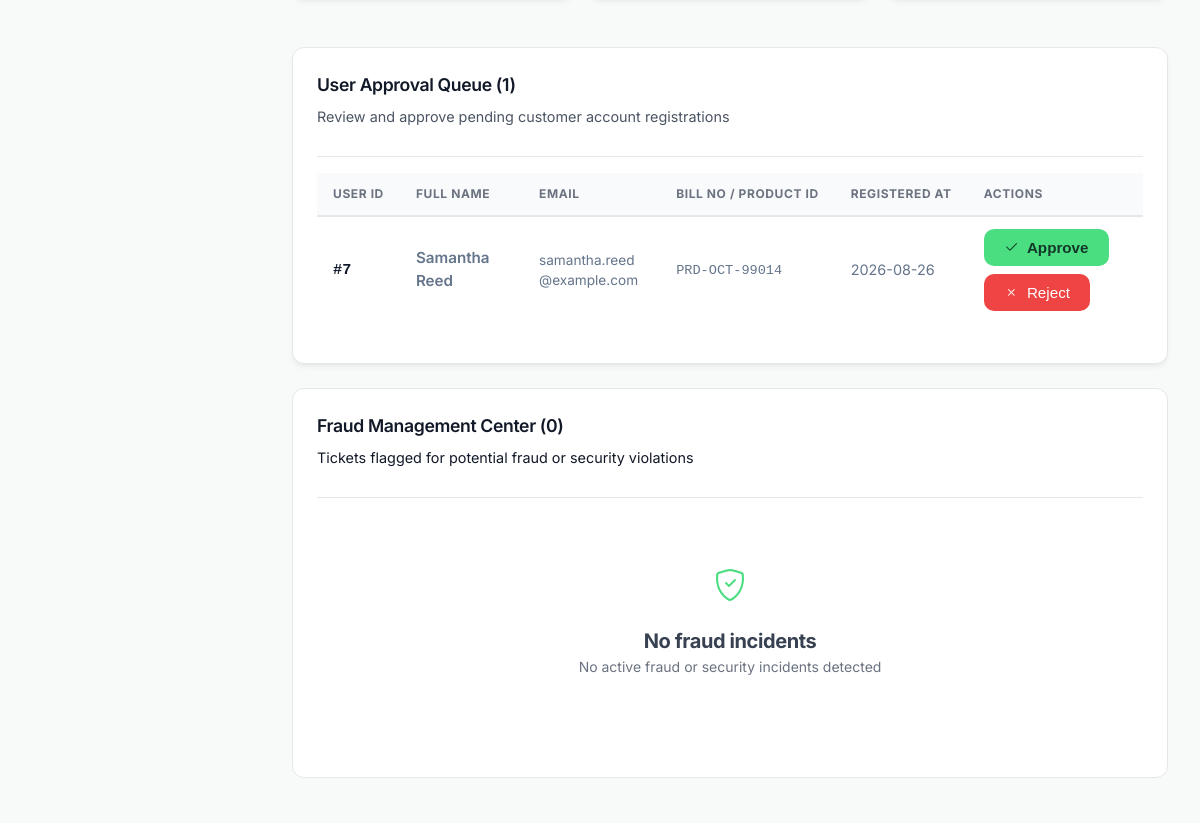
The app's page /admin/dashboard (signed in, middle part), older data.
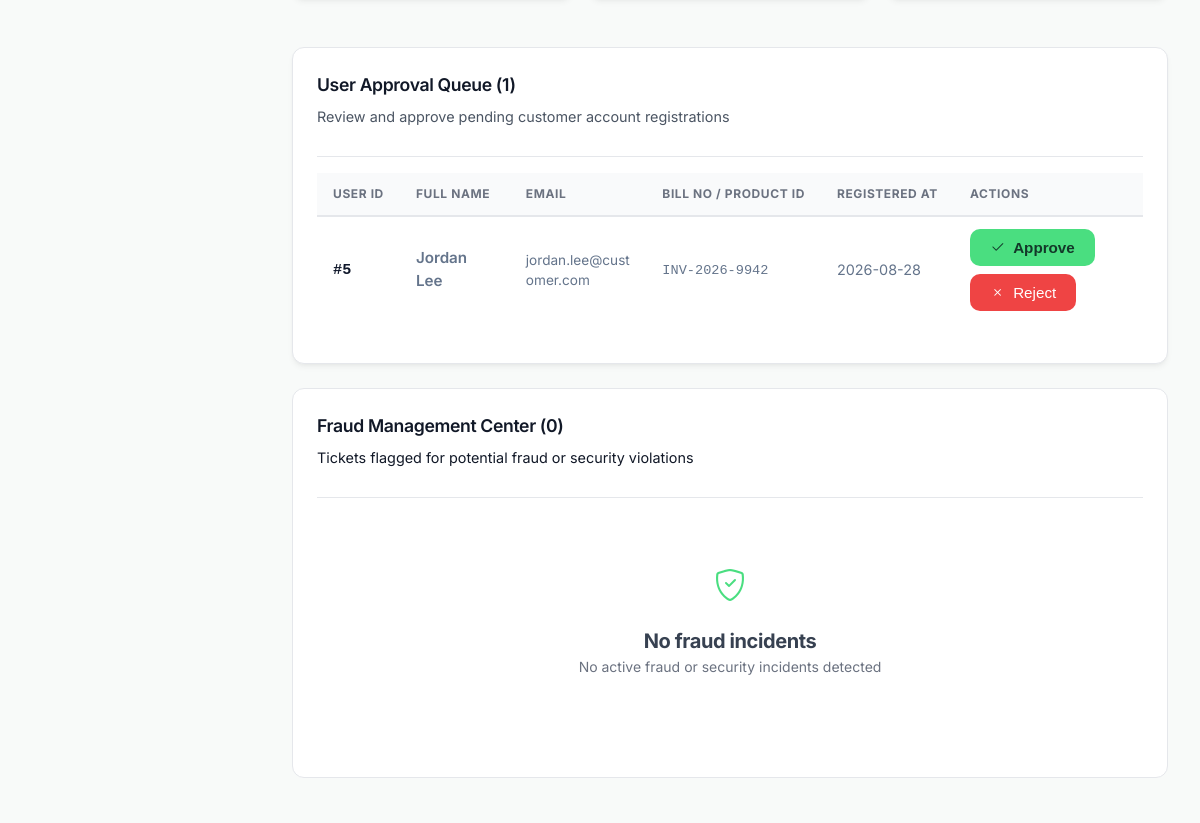
The same page, newer data.
### tables this page shows
CREATE TABLE users (
    user_id INTEGER PRIMARY KEY AUTOINCREMENT,
    full_name TEXT NOT NULL,
    email TEXT UNIQUE NOT NULL,
    password_hash TEXT NOT NULL,
    role TEXT NOT NULL DEFAULT 'customer' CHECK(role IN ('customer', 'agent', 'admin')),
    department TEXT DEFAULT 'None' CHECK(department IN ('Technical', 'Billing', 'Account', 'General Inquiry', 'None')),
    bill_no_product_id TEXT,
    account_status TEXT DEFAULT 'PENDING' CHECK(account_status IN ('PENDING', 'APPROVED', 'REJECTED', 'BANNED')),
    created_at DATETIME DEFAULT CURRENT_TIMESTAMP
);

### app.py (the view)
@app.route('/admin/dashboard')
@admin_required
def admin_dashboard():
    total_tickets = query_db("SELECT COUNT(*) as count FROM tickets", one=True)['count']
    pending_users = query_db("SELECT COUNT(*) as count FROM users WHERE account_status = 'PENDING'", one=True)['count']
    resolved_tickets = query_db("SELECT COUNT(*) as count FROM tickets WHERE status IN ('Resolved', 'Closed')", one=True)['count']
    resolve_rate = round((resolved_tickets / total_tickets * 100), 1) if total_tickets > 0 else 0.0
    avg_res_row = query_db(
        """SELECT AVG((julianday(resolved_at) - julianday(created_at)) * 24) as avg_hrs
           FROM tickets
           WHERE status IN ('Resolved', 'Closed') AND resolved_at IS NOT NULL""",
        one=True
    )
    avg_resolution_hours = round(avg_res_row['avg_hrs'], 1) if avg_res_row and avg_res_row['avg_hrs'] else 18.5
    pending_users_list = query_db(
        "SELECT * FROM users WHERE account_status = 'PENDING' ORDER BY created_at DESC"
    )
    fraud_tickets = query_db(
        """SELECT t.*, u.full_name as customer_name, u.email as customer_email,
                  u.bill_no_product_id, u.account_status as user_status
           FROM tickets t
           JOIN users u ON t.customer_id = u.user_id
           WHERE t.predicted_category = 'Fraud' OR t.assigned_department = 'Admin_Fraud'
           ORDER BY t.created_at DESC"""
    )
    dept_stats = query_db(
        """SELECT assigned_department, COUNT(*) as count
           FROM tickets
           GROUP BY assigned_department"""
    )
    prio_stats = query_db(
        """SELECT predicted_priority, COUNT(*) as count
           FROM tickets
           GROUP BY predicted_priority"""
    )
    sat_stats = query_db(
        """SELECT satisfaction_score, COUNT(*) as count
           FROM tickets
           WHERE satisfaction_score IS NOT NULL
           GROUP BY satisfaction_score
           ORDER BY satisfaction_score ASC"""
    )
    dept_labels = [row['assigned_department'] for row in dept_stats]
    dept_data = [row['count'] for row in dept_stats]
    prio_labels = [row['predicted_priority'] for row in prio_stats]
    prio_data = [row['count'] for row in prio_stats]
    sat_dict = {row['satisfaction_score']: row['count'] for row in sat_stats}
    sat_labels = ['1 Star', '2 Stars', '3 Stars', '4 Stars', '5 Stars']
    sat_data = [sat_dict.get(i, 0) for i in range(1, 6)]
    return render_template(
        'admin_dashboard.html',
        metrics={
            'total_tickets': total_tickets,
            'pending_users': pending_users,
            'resolve_rate': resolve_rate,
            'avg_resolution_hours': avg_resolution_hours
        },
        pending_users=pending_users_list,
        fraud_tickets=fraud_tickets,
        dept_labels=dept_labels,
        dept_data=dept_data,
        prio_labels=prio_labels,
        prio_data=prio_data,
        sat_labels=sat_labels,
        sat_data=sat_data
    )

### app.py (called while the page is built)
def get_current_user():
    if 'user_id' not in session:
        return None
    try:
        user = query_db(
            "SELECT user_id, full_name, email, role, department, bill_no_product_id, account_status FROM users WHERE user_id = ?",
            (session['user_id'],),
            one=True
        )
        return user
    except Exception as e:
        print(f"[Auth Helper Error] {e}")
        return None

@app.before_request
def load_logged_in_user():
    g.user = get_current_user()

def login_required(f):
    @wraps(f)
    def decorated_function(*args, **kwargs):
        if g.user is None:
            flash("Please sign in to access this page.", "warning")
            return redirect(url_for('login'))
        if g.user['account_status'] != 'APPROVED':
            session.clear()
            flash("Your account is not authorized to access this resource.", "danger")
            return redirect(url_for('login'))
        return f(*args, **kwargs)
    return decorated_function

### templates/admin_dashboard.html (shortened to what the changed rows need)
{% extends 'base.html' %}
{% block content %}
<div id="user-verification-card" class="user-verification-card">
    <div class="card-body">
        {% if pending_users|length == 0 %}
            <div style="text-align: center; padding: var(--spacing-3xl) var(--spacing-lg);">
                <i class="bi bi-shield-check" style="font-size: 2rem; color: var(--success); display: block; margin-bottom: var(--spacing-lg);"></i>
                <h4 class="text-secondary">All accounts verified</h4>
                <p class="text-muted">No pending user approvals</p>
            </div>
        {% else %}
            <div class="table-responsive">
                <table class="enterprise-table">
                    <thead>
                        <tr>
                            <th>User ID</th>
                            <th>Full Name</th>
                            <th>Email</th>
                            <th>Bill No / Product ID</th>
                            <th>Registered At</th>
                            <th>Actions</th>
                        </tr>
                    </thead>
                    <tbody>
                        {% for u in pending_users %}
                            <tr>
                                <td class="no-wrap">
                                    <span class="no-wrap cell-ticket-id">#{{ u.user_id }}</span>
                                </td>
                                <td class="cell-customer-name">{{ u.full_name }}</td>
                                <td class="cell-secondary-text">{{ u.email }}</td>
                                <td><span class="no-wrap cell-secondary-text" style="font-family: 'Courier New', monospace;">{{ u.bill_no_product_id or 'None Provided' }}</span></td>
                                <td class="no-wrap cell-secondary-text" style="font-size: 0.9rem;">{{ u.created_at[:10] if u.created_at else '' }}</td>
                                <td>
                                    <div class="user-verification-actions">
                                        <form method="POST" action="{{ url_for('approve_user', user_id=u.user_id) }}">
                                            <button type="submit" class="btn btn-accent btn-sm">
                                                <i class="bi bi-check2"></i> Approve
                                            </button>
                                        </form>
                                        <form method="POST" action="{{ url_for('reject_user', user_id=u.user_id) }}">
                                            <button type="submit" class="btn btn-danger btn-sm">
                                                <i class="bi bi-x"></i> Reject
                                            </button>
                                        </form>
                                    </div>
                                </td>
                            </tr>
                        {% endfor %}
                    </tbody>
                </table>
            </div>
        {% endif %}
    </div>
</div>
{% endblock %}

Row changes from the older to the newer data that the page shows:
removed users: user_id "7", full_name "Samantha Reed", email "samantha.reed@example.com", bill_no_product "PRD-OCT-99014", created_at "2026-08-26"
now on this page (row edited): users: user_id "5", full_name "Jordan Lee", email "jordan.lee@customer.com", bill_no_product "INV-2026-9942", created_at "2026-08-28"
